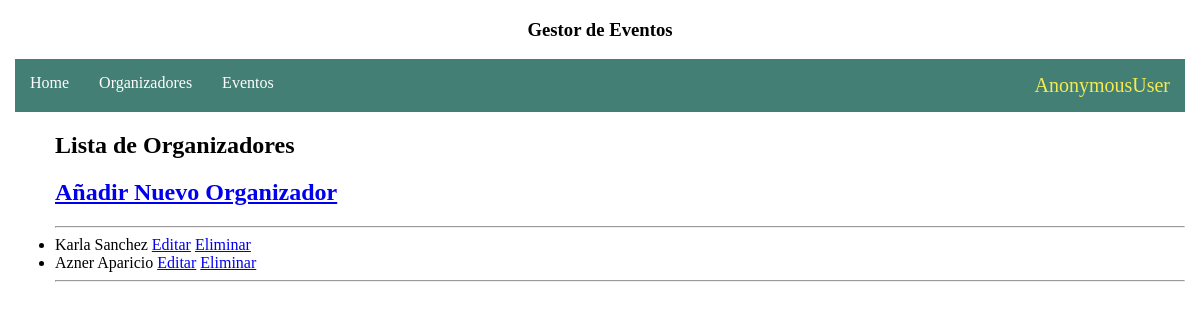
Page /gestor_eventos/organizadores/ on the earlier database version.
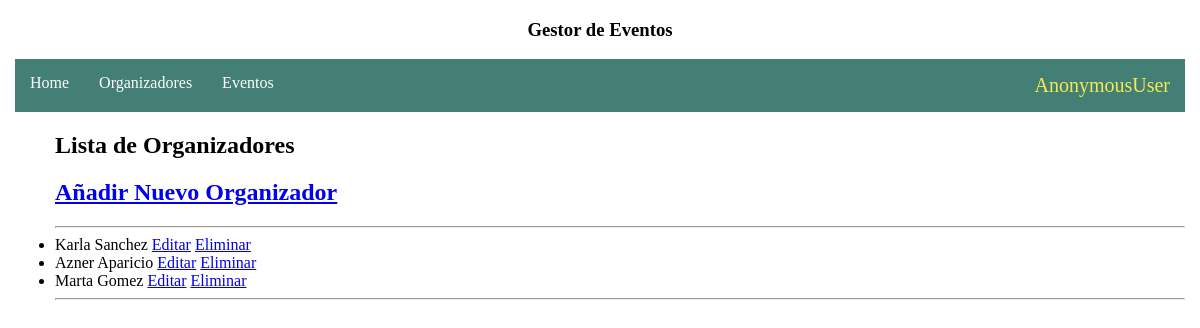
Same page on the later database version.
### eventos/models.py (models this page shows, shortened)
class organizador(models.Model):
    nombre_org = models.CharField(max_length=100)

### eventos/views.py (the view)
# urls.py: path("organizadores/", organizador_lista.as_view(), name = "lista_organizadores"),
class organizador_lista(ListView):
    model = organizador
    template_name = 'lista_organizadores.html'

### eventos/templates/lista_organizadores.html (shortened to what this page needs)
<!doctype html>
<html lang="en">
  <head>
  </head>
  <body>
    <h3>Gestor de Eventos</h3>
        <nav class="navbar">
        <ul>
            <li><a href="{% url 'eventosApp:pagina_principal' %}">Home</a></li>
            <li><a href="{% url 'eventosApp:lista_organizadores' %}">Organizadores</a></li>
            <li><a href="{% url 'eventosApp:lista_Eventos' %}">Eventos</a></li>
            <span>{{request.user}}</span>
        </ul>
        </nav>
    <ul>
        <h2>Lista de Organizadores</h2>
        <a href="{% url 'eventosApp:añadir_organizadores' %}"><h2>Añadir Nuevo Organizador</h2></a>
        <hr/>
        {% for organizador in object_list %}
            <li> {{organizador.nombre_org}} <a href="{% url 'eventosApp:editar_organizador' organizador.id%}">Editar</a> <a href="{% url 'eventosApp:borrar_organizador' organizador.id%}">Eliminar</a> </li>
        {% endfor %}
        <hr/>
    </ul>
  </body>
</html>

Differences in the rows shown:
added organizador: nombre_org "Marta Gomez"
